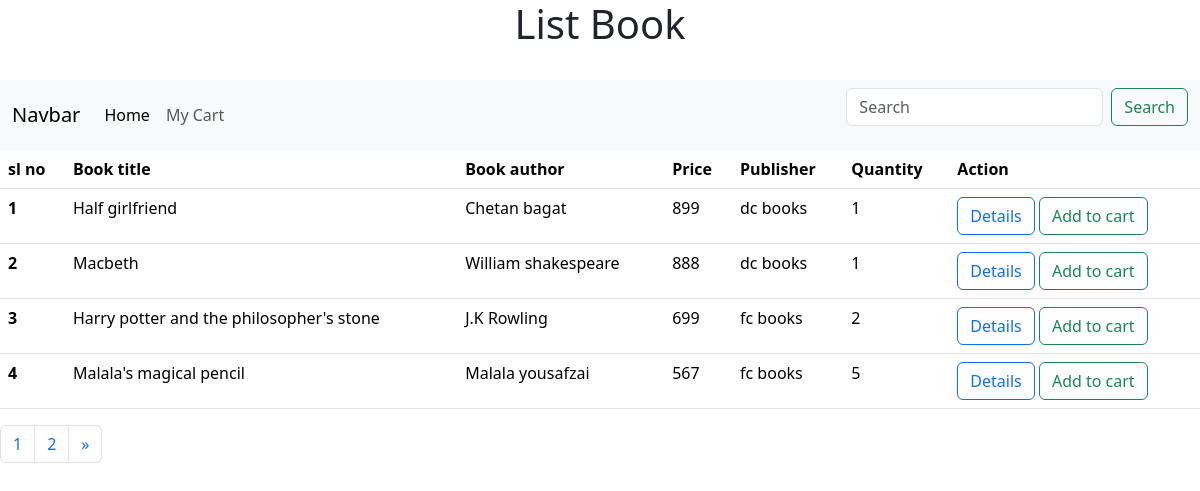
The page /user/ on the database as committed earlier.
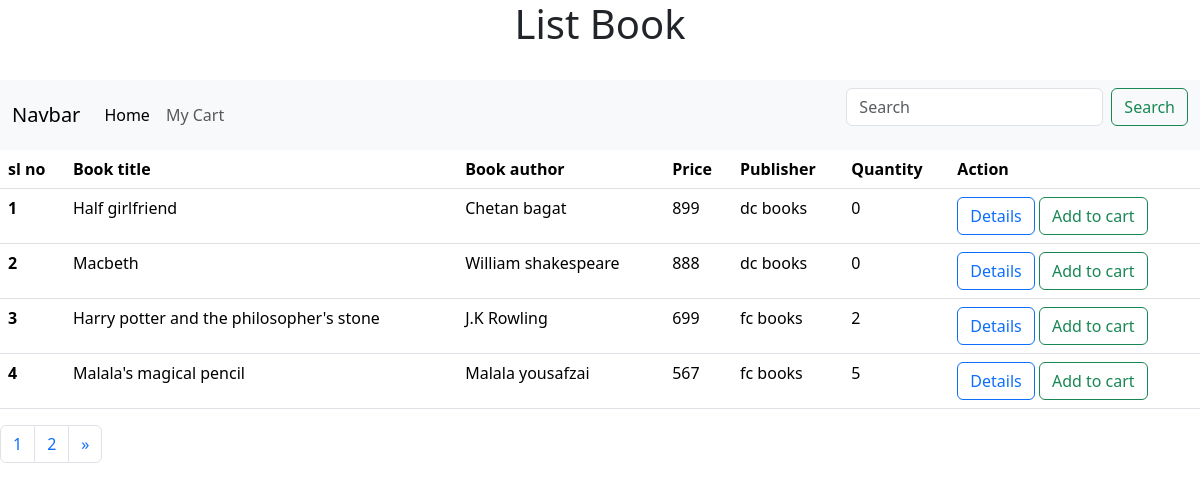
The same page on the database as committed later.
### crudapp/models.py (models this page shows, shortened)
class Book(models.Model):
    title = models.CharField(max_length=250, null=True, blank=True)
    author = models.CharField(max_length=250, null=True, blank=True)
    price = models.IntegerField(null=True, blank=True)
    image = models.ImageField(upload_to='pics')
    quantity = models.IntegerField()
    publisher = models.ForeignKey(Publisher, on_delete=models.CASCADE)

class Publisher(models.Model):
    name = models.CharField(max_length=250, null=True, blank=True)
    def __str__(self):
        return self.name

### userapp/views.py (the view)
# urls.py: path('', views.UserListBook, name='userlist'),
def UserListBook(request):
    books=Book.objects.all()
    paginator=Paginator(books,4)
    page_number=request.GET.get('page')
    try:
        page=paginator.get_page(page_number)
    except EmptyPage:
        page=paginator.page(page_number.num_pages)
    return render(request,'user/userlist.html',{'books':books,'page':page})

### templates/user/userlist.html (shortened to what this page needs)
<html>
    <head>
        <link href="https://cdn.jsdelivr.net/npm/bootstrap@5.3.2/dist/css/bootstrap.min.css" rel="stylesheet">
    </head>
        <body>
<h1 style="text-align: center;">List Book</h1><br>
<nav class="navbar navbar-expand-lg bg-body-tertiary">
    <div class="container-fluid">
      <a class="navbar-brand" href="#">Navbar</a>
      <div class="collapse navbar-collapse" id="navbarSupportedContent">
        <ul class="navbar-nav me-auto mb-2 mb-lg-0">
          <li class="nav-item">
            <a class="nav-link active" aria-current="page" href="{% url 'listbooks' %}">Home</a>
          </li>
          <li class="nav-item">
            <a class="nav-link" href="{% url 'viewcart' %}">My Cart</a>
          </li>
        </ul>
        <form class="d-flex" role="search" method="get" action="{% url 'usersearch' %}">
          <input class="form-control me-2" type="search" placeholder="Search" aria-label="Search" name="q">
          <button class="btn btn-outline-success" type="submit">Search</button>
        </form>
      </div>
    </div>
  </nav>
    <table class="table">
        <thead>
          <tr>
            <th scope="col">sl no</th>
            <th scope="col">Book title</th>
            <th scope="col">Book author</th>
            <th scope="col">Price</th>
            <th scope="col">Publisher</th>
            <th scope="col">Quantity</th>
            <th scope="col">Action</th>
          </tr>
        </thead>
        <tbody>
            {% for i in page %}
          <tr>
            <th scope="row">{{forloop.counter}}</th>
            <td>{{i.title}} </td>
            <td>{{i.author}}</td>
            <td>{{i.price}}</td>
            <td>{{i.publisher}}</td>
            <td>{{i.quantity}}</td>
            <td>
                <a href="{% url 'detail' i.id %}" class="btn btn-outline-primary">Details</a>
                <a href="{% url 'addtocart' i.id %}" class="btn btn-outline-success">Add to cart</a>
            </td>
          </tr>
          {% endfor %}
        </tbody>
      </table>
      <nav aria-label="Page navigation example">
        <ul class="pagination">
          {% for num in page.paginator.page_range %}
          <li class="page-item {% if page.number == num %}activate{% endif %}"><a class="page-link" href="?page={{ num }}">{{ num }}</a></li>
          {% endfor %}
          {% if page.has_next %}
          <li class="page-item">
            <a class="page-link" href="?page={{page.next_page_number}}" aria-label="Next">
              <span aria-hidden="true">&raquo;</span>
            </a>
          </li>
          {% endif %}
        </ul>
      </nav>
    </body>
</html>

Rows that differ between the two databases and show on the page:
changed Book "Half girlfriend": quantity "1" → "0"
changed Book "Macbeth": quantity "1" → "0"
